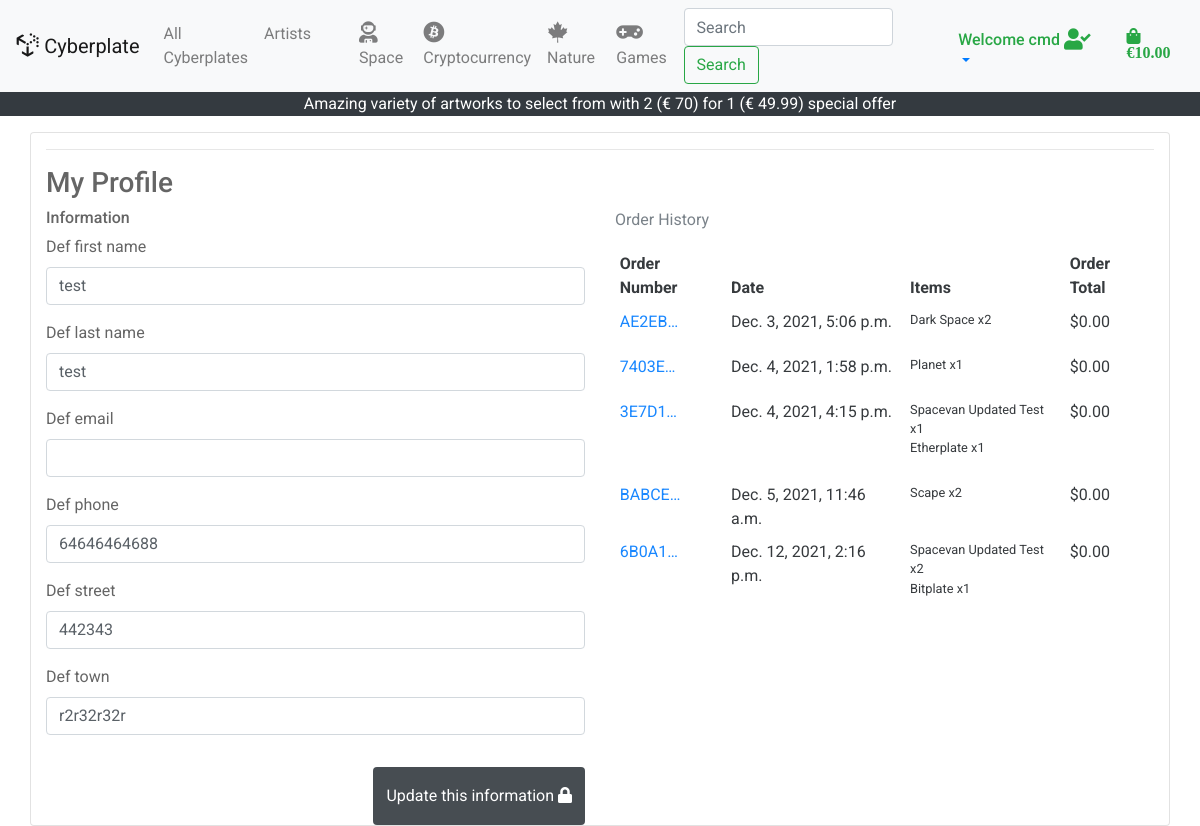
The page /profile/ (signed in) on the database as committed earlier.
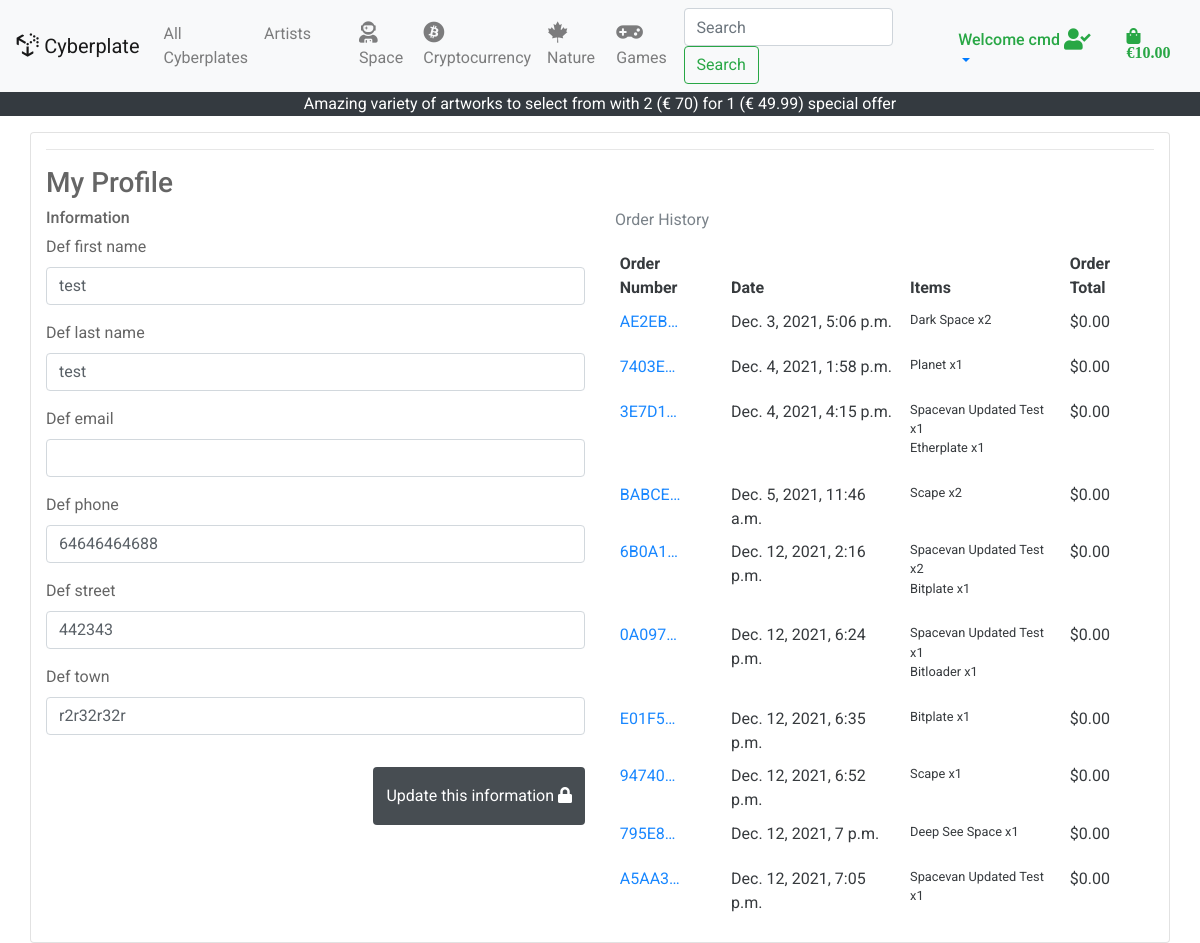
The same page on the database as committed later.
### profiles/models.py (models this page shows, shortened)
class UserProfile(models.Model):
    user = models.OneToOneField(User, on_delete=models.CASCADE)
    def_first_name = models.CharField(max_length=50, null=True, blank=True)
    def_last_name = models.CharField(max_length=50, null=True, blank=True)
    def_email = models.EmailField(max_length=50, null=True, blank=True)
    def_phone = models.CharField(max_length=50, null=True, blank=True)
    def_street = models.CharField(max_length=100, null=True, blank=True)
    def_town = models.CharField(max_length=100, null=True, blank=True)

### checkout/models.py (models this page shows, shortened)
class Order(models.Model):
    users_order_number = models.CharField(max_length=50,
                                          null=False, editable=False)
    user_profile = models.ForeignKey(UserProfile, on_delete=models.SET_NULL,
                                     null=True, blank=True,
                                     related_name='orders')
    first_name = models.CharField(max_length=50, null=False, blank=False)
    last_name = models.CharField(max_length=50, null=False, blank=False)
    email = models.EmailField(max_length=50, null=False, blank=False)
    phone = models.CharField(max_length=50, null=False, blank=False)
    street = models.CharField(max_length=100, null=False, blank=False)
    town = models.CharField(max_length=100, null=False, blank=True)
    country = models.CharField(max_length=100, null=False, blank=True)
    order_date = models.DateTimeField(auto_now_add=True)
    order_total = models.DecimalField(max_digits=8,
                                      decimal_places=2, null=False, default=0)
    grand_total = models.DecimalField(max_digits=8,
                                      decimal_places=2, null=False, default=0)
    original_bag = models.TextField(null=False, blank=False, default='')
    stripe_pid = models.CharField(max_length=254,
                                  null=False, blank=False, default='')
    def order_number(self):
        return uuid.uuid4().hex.upper()

class OrderItem(models.Model):
    order_item = models.ForeignKey(Order, null=False, blank=False,
                                   on_delete=models.CASCADE,
                                   related_name='lineitems')
    product = models.ForeignKey(Product, null=False,
                                blank=False, on_delete=models.CASCADE)
    quantity = models.IntegerField(null=False, blank=False, default=0)
    lineitem_total = models.DecimalField(max_digits=6, decimal_places=2,
                                         null=False, blank=False)

### products/models.py (models this page shows, shortened)
class Product(models.Model):
    product_category = models.ForeignKey('Product_Category',
                                         null=True, on_delete=models.SET_NULL)
    artist = models.ForeignKey('Artist', null=True, on_delete=models.SET_NULL)
    name = models.CharField(max_length=30)
    description = models.TextField()
    price = models.DecimalField(max_digits=4, decimal_places=2)
    image_url = models.URLField(null=True, blank=True, max_length=1000)
    image = models.ImageField(null=True, blank=True)
    product_key = models.IntegerField(null=True, blank=True)
    product_tags = models.TextField(max_length=300,
                                    null=True, blank=True)

### profiles/views.py (the view, shortened to what this page needs)
# urls.py: path('profile/', include('profiles.urls')),
@login_required
def profile(request):
    profile = get_object_or_404(UserProfile, user=request.user)
    form = UsersProfileForm(instance=profile)
    orders = profile.orders.all()
    template = 'profiles/profile.html'
    context = {
        'form': form,
        'orders': orders,
        'on_profile_page': True
    }
    return render(request, template, context)

### profiles/forms.py (shortened to what this page needs)
class UsersProfileForm(forms.ModelForm):
    class Meta:
        model = UserProfile
        exclude = ('user',)
        '''
        Taken and altered from the Code Institutes
        walkthrough Project Boutique Ado
        '''

### shopping_bag/context.py (called while the page is built, shortened)
def bag_contents(request):
    bag_items = []
    total = 0
    product_count = 0
    bag = request.session.get('bag', {})
    if total < settings.FREE_DELIVERY_THRESHOLD:
        delivery = 10
        free_delivery_delta = settings.FREE_DELIVERY_THRESHOLD - total
    else:
        delivery = 0
        free_delivery_delta = 0
    grand_total = delivery + total
    context = {
        'bag_items': bag_items,
        'total': total,
        'product_count': product_count,
        'delivery': delivery,
        'free_delivery_delta': free_delivery_delta,
        'free_delivery_threshold': settings.FREE_DELIVERY_THRESHOLD,
        'grand_total': grand_total,
    }
    return context

### profiles/templates/profiles/profile.html (shortened to what this page needs)
{% extends "base.html" %}
{% load static %}
{% block content %}
<div class="container h-100">
    <div class="row h-100">
        <div class="col card">
            <hr>
            <h3 class="logo-font">My Profile</h3>
            <div class="row">
                <div class="col-lg-6">
                    <h6 class="logo-font">Information</h6>
                    <form action="{% url 'profile' %}" method="POST" id="user-profile-form">
                        {{ form|crispy }}
                        <button class="btn float-right bg-dark rounded-3 py-3 text-white mt-3"
                            id="btnUpdateProfile">Update this information <i class="fas fa-lock"></i>
                        </button>
                    </form>
                </div>
                <div class="col-lg-6">
                    <p class="text-muted">Order History</p>
                    <div class="order-history table-responsive">
                        <table class="table table-sm table-borderless">
                            <thead>
                                <tr>
                                    <th>Order Number</th>
                                    <th>Date</th>
                                    <th>Items</th>
                                    <th>Order Total</th>
                                </tr>
                            </thead>
                            <tbody>
                                {% for order in orders %}
                                <tr>
                                    <td>
                                        <a href="{% url 'order_history' order.users_order_number %}"
                                            title="{{ order.order_number }}">
                                            {{ order.order_number|truncatechars:6 }}
                                        </a>
                                    </td>
                                    <td>{{ order.order_date }}</td>
                                    <td>
                                        <ul class="list-unstyled">
                                            {% for item in order.lineitems.all %}
                                            <li class="small">
                                                {{ item.product.name }} x{{ item.quantity }}
                                            </li>
                                            {% endfor %}
                                        </ul>
                                    </td>
                                    <td>${{ order.order_total }}</td>
                                </tr>
                                {% endfor %}
                            </tbody>
                        </table>
                    </div>
                </div>
            </div>
        </div>
    </div>
</div>
{% endblock %}

### templates/base.html (shortened to what this page needs)
<!DOCTYPE html>
{% load static %}
<html lang="en">
<head>
  {% block corecss %}
  <link rel="stylesheet" href="https://stackpath.bootstrapcdn.com/bootstrap/4.4.1/css/bootstrap.min.css"
>
  <link rel="stylesheet" href="https://use.fontawesome.com/releases/v5.15.4/css/all.css"
>
  <link rel="stylesheet" href="{% static 'css/base.css' %}">
  {% endblock %}
</head>
<body>
  <nav class="navbar navbar-expand-lg navbar-light bg-light">
    <a class="navbar-brand" href="/">
      <i class="fab fa-uncharted fa-lg"></i> Cyberplate
    </a>
    <div class="collapse navbar-collapse" id="navbarSupportedContent">
      <ul class="navbar-nav mr-auto">
        <li class="nav-item">
          <a class="nav-link" href="/products/">All Cyberplates</a>
        </li>
        <li class="nav-item mr-3">
          <a class="nav-link" href="/products/artists/">Artists</a>
        </li>
        <li class="nav-item ml-3 d-flex justify-content-center">
          <a class="nav nav-link" href="/products/?category_selected=1"><i class="fas fa-user-astronaut fa-lg "></i>
            Space</a>
        </li>
        <li class="nav-item d-flex justify-content-center">
          <a class="nav nav-link" href="/products/?category_selected=2"><i class="fab fa-bitcoin fa-lg"></i>
            Cryptocurrency</a>
        </li>
        <li class="nav-item d-flex justify-content-center">
          <a class="nav nav-link" href="/products/?category_selected=3"><i class="fab fa-canadian-maple-leaf fa-lg"></i>
            Nature</a>
        </li>
        <li class="nav-item d-flex justify-content-center">
          <a class="nav nav-link" href="/products/?category_selected=4"><i class="fas fa-gamepad fa-lg"></i> Games</a>
        </li>
      </ul>
      <form class="form-inline my-2 my-lg-0 ml-auto" method="GET" action="/products/">
        <input class="form-control mr-sm-2" type="search" NAME="search" placeholder="Search" aria-label="Search">
        <button class="btn btn-outline-success my-2 my-sm-0" type="submit">Search</button>
      </form>
      <div class="nav-item nav nav-link dropdown">
        <a class="nav-link nav dropdown-toggle d-flex" href="#" id="navbarDropdown" role="button" data-toggle="dropdown"
          aria-haspopup="true" aria-expanded="false">{% if request.user.is_authenticated %} <h6 class="text-success">
            Welcome {{ request.user }} <i class="fas fa-user-check fa-lg text-success"></i></h6>{% else %} User <i
            class=" ml-1 fas fa-user fa-lg"></i>{% endif %}
        </a>
      </div>
      <a href="/shopping_bag/shopping_bag">
        <p class="my-1 ml-1 mr-2">
          {% if grand_total %}
          <i class="fas fa-shopping-bag text-success"> €{{ grand_total|floatformat:2 }}</i>
          {% else %}
          €10.00
          {% endif %}
        </p>
      </a>
    </div>
  </nav>
  <div class="text-center">
    <p class="navbar-light bg-dark text-white mx-auto">
      Amazing variety of artworks to select from with 2 (€ {{ free_delivery_threshold }}) for 1 (€ 49.99) special offer
    </p>
  </div>
  {% block content %}
  {% endblock %}
</body>
</html>

### static/css/base.css (style rules this page uses)
html { height: 100%; font-family: 'Roboto', sans-serif; }
body { background: url('../../media/ms4background.jpg') no-repeat center center fixed; background-size: cover; height: calc(100vh - 164px); color: #555; font-family: 'Roboto', sans-serif; }
.card { opacity: 0.9 }

Rows that differ between the two databases and show on the page:
added Order: order_number "0A097…", order_date "Dec. 12, 2021, 6:24 p.m.", order_total "0.00"
added OrderItem: product.name "Spacevan Updated Test", quantity "1", shown under "0A097…"
added OrderItem: product.name "Bitloader", quantity "1", shown under "0A097…"
added Order: order_number "E01F5…", order_date "Dec. 12, 2021, 6:35 p.m.", order_total "0.00"
added OrderItem: product.name "Bitplate", quantity "1", shown under "E01F5…"
added Order: order_number "94740…", order_date "Dec. 12, 2021, 6:52 p.m.", order_total "0.00"
added OrderItem: product.name "Scape", quantity "1", shown under "94740…"
added Order: order_number "795E8…", order_date "Dec. 12, 2021, 7 p.m.", order_total "0.00"
added OrderItem: product.name "Deep See Space", quantity "1", shown under "795E8…"
added Order: order_number "A5AA3…", order_date "Dec. 12, 2021, 7:05 p.m.", order_total "0.00"
added OrderItem: product.name "Spacevan Updated Test", quantity "1", shown under "A5AA3…"
